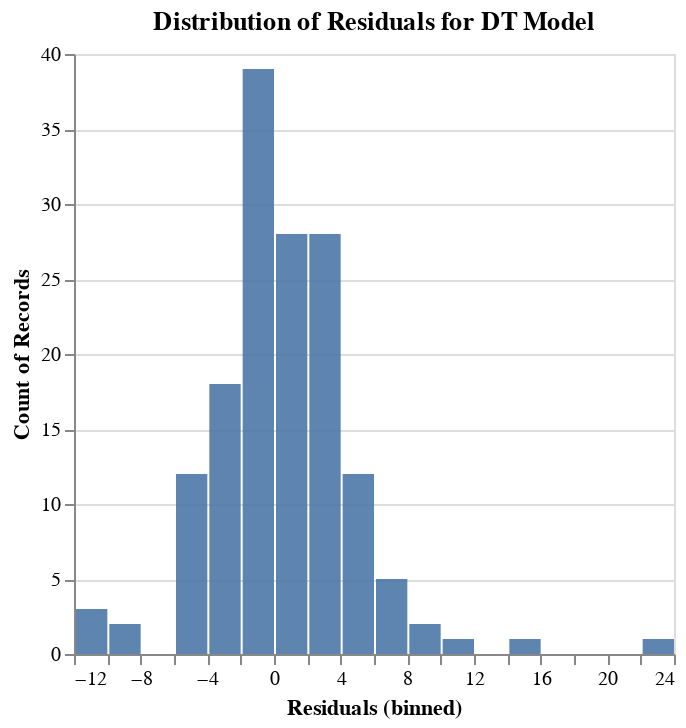

Here is the notebook cell this chart was saved with:
### Code cell
t_pred_dt = fitted_models['DT'].predict(D_test)
residuals_dt = t_test - t_pred_dt

df_res_dt = pd.DataFrame({'Residuals': residuals_dt})
alt.Chart(df_res_dt, 
          width=300,
          title='Distribution of Residuals for DT Model'
         ).mark_bar(opacity=0.90).encode(
    alt.X('Residuals', bin=alt.Bin(maxbins=20)),
    alt.Y('count()'))

### Figure 1 — Vega-Lite specification as saved in the notebook (floating-point values rounded to 4 significant figures; data arrays with more than 128 entries replaced by an {"elided": "..."} marker saying what was removed)
{"$schema": "https://vega.github.io/schema/vega-lite/v2.6.0.json", "config": {"view": {"height": 300, "width": 400}}, "data": {"name": "data-240237da0254296d3fd746412bb95662"}, "datasets": {"data-240237da0254296d3fd746412bb95662": {"elided": "152 records"}}, "encoding": {"x": {"bin": {"maxbins": 20}, "field": "Residuals", "type": "quantitative"}, "y": {"aggregate": "count", "type": "quantitative"}}, "mark": {"opacity": 0.9, "type": "bar"}, "title": "Distribution of Residuals for DT Model", "width": 300}
